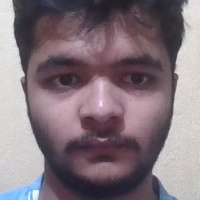
#> input picture data/Look_Down/face_Look_Down_1_20250622-173811_0.jpg, 200 x 200 px; its folder holds only this picture in this run
$ python -i sfacex_to_be_checked.py   (imports and definitions only)
#> lines starting #> are read from the running program, lines starting #| are printed output that depends on the picture
import time
import numpy as np
import matplotlib.pyplot as plt
from PIL import Image
import statistics
import math
import cv2
import os
import glob
import json
from operator import attrgetter
from datetime import datetime
from skimage.feature import local_binary_pattern, hog

# Imports for ROC analysis
from sklearn.metrics import roc_curve, auc


# Convert image to grayscale
def to_grayscale(image):
    return cv2.cvtColor(image, cv2.COLOR_BGR2GRAY)


# [48 lines left out: functions reverse_code, uniform_lbp_mapping, calculate_ceiling_median, lbp_pixel, lbp_image, not called in this run]


# [10 lines of commented-out code are left out]


def divide_into_grids(img, grid_x=8, grid_y=8):
    h, w = img.shape
    grid_h, grid_w = h // grid_y, w // grid_x
    grids = []
    for i in range(grid_y):
        for j in range(grid_x):
            start_h = i * grid_h
            end_h = (
                (i + 1) * grid_h if i < grid_y - 1 else h
            )  # Include remaining pixels in last row
            start_w = j * grid_w
            end_w = (
                (j + 1) * grid_w if j < grid_x - 1 else w
            )  # Include remaining pixels in last column

            cell = img[start_h:end_h, start_w:end_w]
            grids.append(cell)
    return grids


# Compute normalized histograms
# [9 lines left out: function grid_histograms, not called in this run]


# [91 lines of commented-out code are left out]


def extract_combined_features(image_path_or_cv2_img):
    """
    Extracts a combined Multi-Scale LBP and HOG feature vector.
    """
    starting_time = time.time()
    print("Loading and preprocessing image for combined features...")

    # 1. Preprocess the image (this MUST return an aligned, normalized grayscale face)
    gray_face = preprocessing_image_optimized(image_path_or_cv2_img)
#> in preprocessing_image_optimized, image is the input picture: shape (200, 200, 3); mean B, G, R 123.9, 116, 130.4
#> in preprocessing_image_optimized, `gray = cv2.cvtColor(image, cv2.COLOR_BGR2GRAY)`:
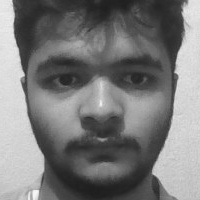
#> gray: shape (200, 200); min 30, max 247, mean 121.2
#> in preprocessing_image_optimized, `enhanced = clahe.apply(resized_gray)`:
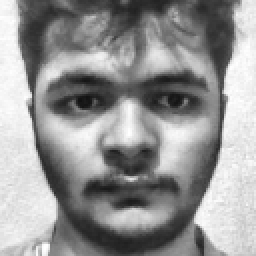
#> enhanced: shape (128, 128) (shown 2 times larger); min 17, max 255, mean 148.6
    if gray_face is None:
        print("Preprocessing failed; cannot extract features.")
        return None

    # --- Part A: Multi-Scale LBP Feature Extraction (as before) ---
    print("Extracting Multi-Scale LBP features...")
    lbp_configs = [
        {"radius": 1, "n_points": 8},
        {"radius": 2, "n_points": 16},
        {"radius": 3, "n_points": 24},
    ]
    grid_x, grid_y = 8, 8
    all_scale_histograms = []

    for config in lbp_configs:
        radius, n_points = config["radius"], config["n_points"]
        lbp = local_binary_pattern(gray_face, n_points, radius, method="uniform")
        n_bins = n_points + 2
        grids = divide_into_grids(lbp, grid_x, grid_y)
        hists = np.array(
            [
                np.histogram(cell.ravel(), bins=n_bins, range=(0, n_bins))[0]
                for cell in grids
            ]
        )
        hists = hists.astype("float32")
        # L2-normalize the histograms for this LBP scale
        hists /= np.linalg.norm(hists, axis=1, keepdims=True) + 1e-6
        all_scale_histograms.append(hists.flatten())
#> this loop made 3 passes
#> pass 1, in extract_combined_features, `lbp = local_binary_pattern(gray_face, n_points, radius, method="unifor..`:
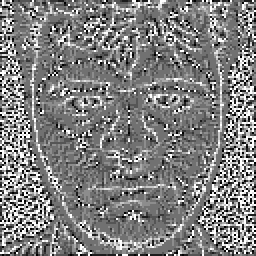
#> lbp: shape (128, 128) float64 (shown 2 times larger); min 0, max 9, mean 4.53; drawn with min black and max white
#> pass 2, in extract_combined_features, `lbp = local_binary_pattern(gray_face, n_points, radius, method="unifor..`:
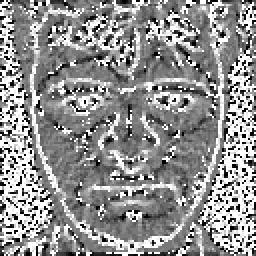
#> lbp: shape (128, 128) float64 (shown 2 times larger); min 0, max 17, mean 9.69; drawn with min black and max white
#> pass 3, in extract_combined_features, `lbp = local_binary_pattern(gray_face, n_points, radius, method="unifor..`:
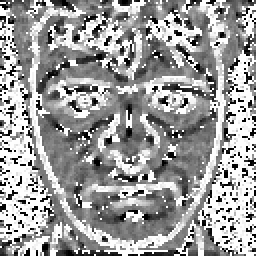
#> lbp: shape (128, 128) float64 (shown 2 times larger); min 0, max 25, mean 15.4; drawn with min black and max white
#> pass 3, in extract_combined_features, `hists = np.array( [ np.histogram(cell.ravel(), bins=n_bins, range=(0, ..`:
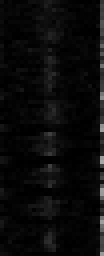
#> hists: shape (64, 26) int64 (shown 4 times larger); min 0, max 167, mean 9.8
#> after the loop:
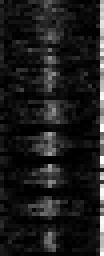
#> hists: shape (64, 26) float32 (shown 4 times larger); min 0, max 0.983, mean 0.111
#> after the loop, all_scale_histograms = 3 items

    # Concatenate all LBP scale histograms and normalize the final LBP vector
    lbp_vector = np.concatenate(all_scale_histograms)
#> lbp_vector = 3456 values, max 0.983 at index 3455, min 0 at index 1001, mean 0.151
    lbp_vector /= np.linalg.norm(lbp_vector) + 1e-6
#> lbp_vector = 3456 values, max 0.0709 at index 3455, min 0 at index 1001, mean 0.0109

    # --- Part B: HOG Feature Extraction ---
    print("Extracting HOG features...")
    # These are standard HOG parameters that work well for faces.
    # `feature_vector=True` returns a flattened 1D array.
    hog_vector = hog(
        gray_face,
        orientations=9,
        pixels_per_cell=(8, 8),
        cells_per_block=(2, 2),
        block_norm="L2-Hys",
        visualize=False,
        transform_sqrt=True,
        feature_vector=True,
    )
#> hog_vector = 8100 values, max 0.555 at index 3796, min 0 at index 13, mean 0.123

    # It's good practice to ensure it's float32 and normalized
    hog_vector = hog_vector.astype("float32")
    hog_vector /= np.linalg.norm(hog_vector) + 1e-6
#> hog_vector = 8100 values, max 0.037 at index 3796, min 0 at index 13, mean 0.00817

    # --- Part C: Concatenate LBP and HOG vectors ---
    print("Combining LBP and HOG feature vectors...")
    # The final super-vector
    combined_vector = np.concatenate([lbp_vector, hog_vector])
#> combined_vector = 11556 values, max 0.0709 at index 3455, min 0 at index 1001, mean 0.00898

    # Final normalization of the combined vector
    combined_vector /= np.linalg.norm(combined_vector) + 1e-6
#> combined_vector = 11556 values, max 0.0502 at index 3455, min 0 at index 1001, mean 0.00635

    print(f"LBP vector shape: {lbp_vector.shape}")
#| LBP vector shape: (3456,)
    print(f"HOG vector shape: {hog_vector.shape}")
#| HOG vector shape: (8100,)
    print(f"Combined feature vector shape: {combined_vector.shape}")
#| Combined feature vector shape: (11556,)
    print(f"Total execution time: {time.time() - starting_time:.2f} seconds")

    # if combined_vector.shape[0] != 11556:
    #     print(f"Feature vector shape mismatch: {combined_vector.shape}")
    #     return None
    print("Feature vector shape:", combined_vector.shape)
#| Feature vector shape: (11556,)
    return combined_vector


def preprocessing_image_optimized(image_input, target_size=(128, 128)):
    """Streamlined preprocessing with fewer operations"""
    if isinstance(image_input, str):  # If it's a file path
        image = cv2.imread(image_input)
        if image is None:
            raise ValueError("Image not found or path is incorrect.")
    elif isinstance(image_input, np.ndarray):  # If it's an OpenCV frame
        image = image_input
    else:
        raise TypeError(
            "Input must be a file path (str) or an OpenCV image (np.ndarray)."
        )

    # Convert to grayscale and resize
    gray = cv2.cvtColor(image, cv2.COLOR_BGR2GRAY)
    resized_gray = cv2.resize(
        gray, target_size, interpolation=cv2.INTER_AREA
    )  # Fixed variable name

    # Apply CLAHE to the resized image
    clahe = cv2.createCLAHE(clipLimit=2.0, tileGridSize=(8, 8))
    enhanced = clahe.apply(resized_gray)  # Apply to resized image

    return enhanced  # Now returns the correctly sized image


# [9 lines left out: function get_uniform_lbp_mapping, not called in this run]


class TemplateEntry:
    # [65 lines left out: functions __init__, to_dict, from_dict, chi_square_distance, not called in this run]


# --- LBP Chi-Square Authenticator Class ---
class LBPChiSquareAuthenticator:
    # [186 lines left out: functions __init__, save_data, load_data, backup_data, not called in this run]

    def _extract_features(self, image_path_or_cv2_img):
        """Helper to call the main feature extraction pipeline."""
        return extract_combined_features(image_path_or_cv2_img)

    # [462 lines left out: functions enroll_person_template, enroll_person_with_poses, classify_template, calculate_roc_and_find_threshold_template, adapt_model_with_feedback, adapt_model_mannual, not called in this run]

>>> result = extract_combined_features('data/Look_Down/face_Look_Down_1_20250622-173811_0.jpg')
#> result has the same summary as combined_vector in extract_combined_features
